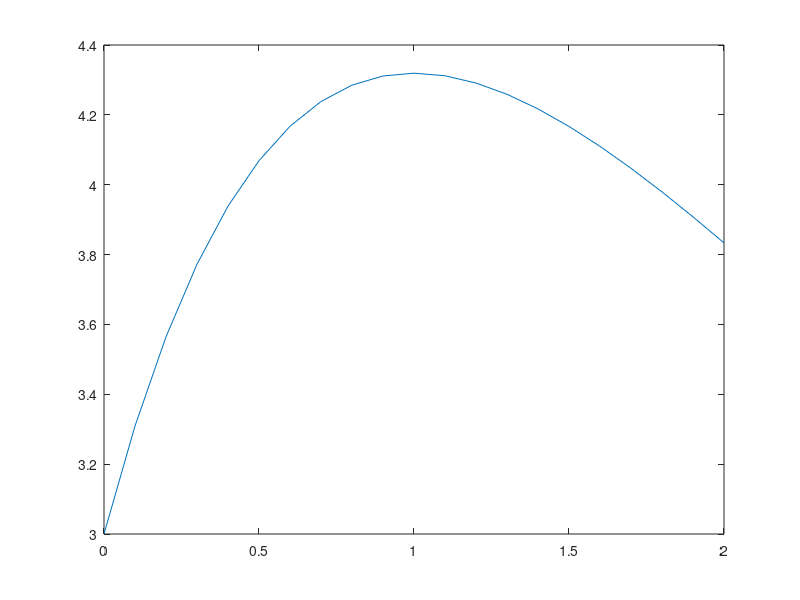

Write the MATLAB code that produced this figure.
%x's, initial condition, step size, number of steps
x0 = 0;
x2 = 2;
y0 = 3;
s = 0.1;
n = (x2-x0)/s;
x = (x0:s:x2)';
y = zeros(10, 1);
%second-order R-K
for i=1:n
    y(1) = y0;
    y1 = -1.2*y(i) + 7*exp(-0.3*x(i));
    y2 = -1.2*(y(i) + s*y1) + 7*exp(-0.3*(x(i) + s));
    y(i+1) = y(i) + (0.5*s)*(y1 + y2);
end
plot(x,y);